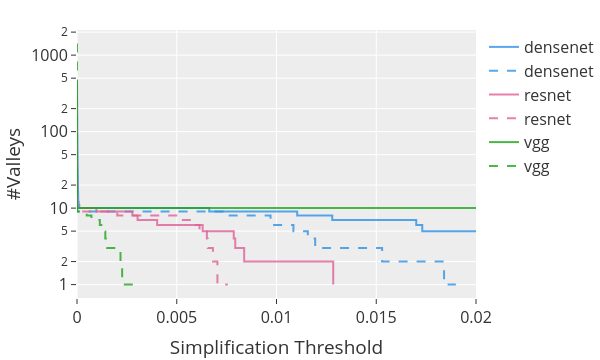

Source (notebook cell):
### Code cell
fig = make_subplots(rows=1, cols=1, shared_yaxes=True)

no_wres = data[data["model"] != "wres"]
for i, ((model, ds), rows) in enumerate(no_wres.groupby(["model", "dataset"])):
	dash = "solid" if ds == "cifar" else "dash"
 
	trace = go.Scatter(x = rows["Simplification Threshold"], y = rows["Number of Minima"], mode="lines", 
                    line=dict(shape="vh", dash=dash), name=f"{model}", line_color=color_seq[models_to_idx[model]], opacity=0.8)
	fig.add_trace(trace, row=1, col=1)
 
fig.update_layout(margin=dict(l=0, r=0, t=30, b=0), width=300*2, height=180*2, font=dict(size=16), showlegend=True)
fig.update_xaxes(title_text="Simplification Threshold", title_standoff=18, automargin=True, range=[0, 0.02])
fig.update_yaxes(title_text="#Valleys", type="log", title_standoff=18, automargin=True)
fig.show()

### Figure 1 — Plotly figure (JSON) as saved in the notebook; plotly's stock layout.template omitted (floating-point values rounded to 4 significant figures; data arrays with more than 128 entries replaced by an {"elided": "..."} marker saying what was removed)
{"data": [{"line": {"color": "#2E91E5", "dash": "solid", "shape": "vh"}, "mode": "lines", "name": "densenet", "opacity": 0.8, "type": "scatter", "x": {"elided": "468 float values"}, "xaxis": "x", "y": {"elided": "468 int values"}, "yaxis": "y"}, {"line": {"color": "#2E91E5", "dash": "dash", "shape": "vh"}, "mode": "lines", "name": "densenet", "opacity": 0.8, "type": "scatter", "x": {"elided": "282 float values"}, "xaxis": "x", "y": {"elided": "282 int values"}, "yaxis": "y"}, {"line": {"color": "#E15F99", "dash": "solid", "shape": "vh"}, "mode": "lines", "name": "resnet", "opacity": 0.8, "type": "scatter", "x": {"elided": "290 float values"}, "xaxis": "x", "y": {"elided": "290 int values"}, "yaxis": "y"}, {"line": {"color": "#E15F99", "dash": "dash", "shape": "vh"}, "mode": "lines", "name": "resnet", "opacity": 0.8, "type": "scatter", "x": {"elided": "342 float values"}, "xaxis": "x", "y": {"elided": "342 int values"}, "yaxis": "y"}, {"line": {"color": "#1CA71C", "dash": "solid", "shape": "vh"}, "mode": "lines", "name": "vgg", "opacity": 0.8, "type": "scatter", "x": {"elided": "402 float values"}, "xaxis": "x", "y": {"elided": "402 int values"}, "yaxis": "y"}, {"line": {"color": "#1CA71C", "dash": "dash", "shape": "vh"}, "mode": "lines", "name": "vgg", "opacity": 0.8, "type": "scatter", "x": {"elided": "1424 float values"}, "xaxis": "x", "y": {"elided": "1424 int values"}, "yaxis": "y"}], "layout": {"font": {"size": 16}, "height": 360, "margin": {"b": 0, "l": 0, "r": 0, "t": 30}, "showlegend": true, "width": 600, "xaxis": {"anchor": "y", "automargin": true, "domain": [0, 1], "range": [0, 0.02], "title": {"standoff": 18, "text": "Simplification Threshold"}}, "yaxis": {"anchor": "x", "automargin": true, "domain": [0, 1], "title": {"standoff": 18, "text": "#Valleys"}, "type": "log"}}}
